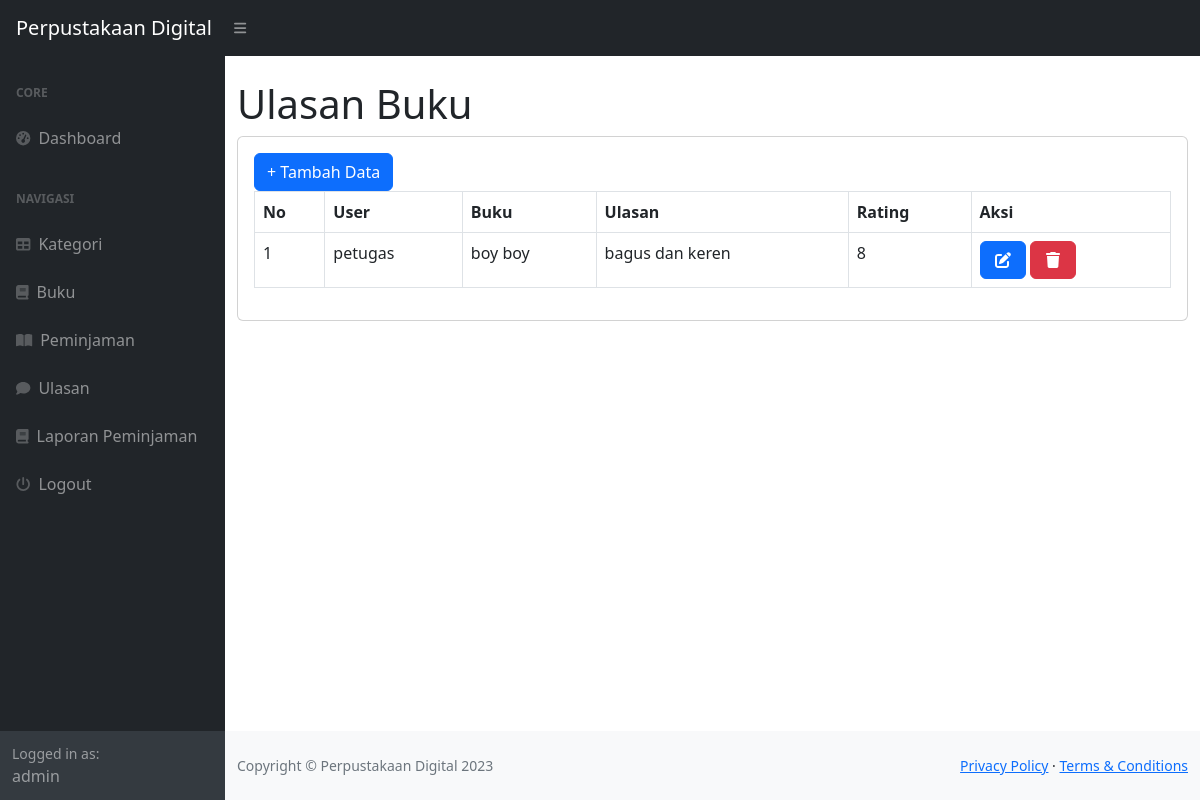
The app's page /index.php?page=ulasan (signed in) with its own data.
### tables this page shows
CREATE TABLE `ulasan` (
  `ulasan_id` int(11) NOT NULL,
  `user_id` int(11) NOT NULL,
  `buku_id` int(11) NOT NULL,
  `ulasan` text NOT NULL,
  `rating` int(11) NOT NULL
);

CREATE TABLE `user` (
  `user_id` int(11) NOT NULL,
  `nama` varchar(255) NOT NULL,
  `username` varchar(255) NOT NULL,
  `password` varchar(255) NOT NULL,
  `email` varchar(255) NOT NULL,
  `alamat` text NOT NULL,
  `no_telepon` varchar(255) NOT NULL,
  `level` enum('petugas','peminjam','admin') NOT NULL
);

CREATE TABLE `buku` (
  `buku_id` int(11) NOT NULL,
  `judul` varchar(255) NOT NULL,
  `penulis` varchar(255) NOT NULL,
  `penerbit` varchar(255) NOT NULL,
  `tahun_terbit` int(11) NOT NULL,
  `id_kategori` int(11) NOT NULL
);

### ulasan.php (the view)
<h1 class="mt-4">Ulasan Buku</h1>
<div class="card">
    <div class="card-body">
        <div class="row">
            <div class="col-md-12">
                <a href="?page=ulasan_tambah" class="btn btn-primary">+ Tambah Data</a>
                <table class="table table-bordered" id="dataTable" width="100" cellspacing="0">
                    <tr>
                        <th>No</th>
                        <th>User</th>
                        <th>Buku</th>
                        <th>Ulasan</th>
                        <th>Rating</th>
                        <th>Aksi</th>
                    </tr>
                    <?php
                    $i = 1;
                        $query = mysqli_query($koneksi, "SELECT*FROM ulasan LEFT JOIN user on user.user_id = ulasan.user_id LEFT JOIN buku on buku.buku_id = ulasan.buku_id");
                        while($data = mysqli_fetch_array($query)){
                            ?>
                            <tr>
                                <td><?php echo $i++; ?></td>
                                <td><?php echo $data['nama']; ?></td>
                                <td><?php echo $data['judul']; ?></td>
                                <td><?php echo $data['ulasan']; ?></td>
                                <td><?php echo $data['rating']; ?></td>
                                 <td>
                                    <a href="?page=ulasan_ubah&&id=<?php echo $data['ulasan_id']; ?>" class="btn btn-primary"><i class="fa fa-fw fa-edit"></i></a>
                                    <a onclick="return confirm('Apakah anda yakin ingin menghapus data ini?');" href="?page=ulasan_hapus&&id=<?php echo $data['ulasan_id']; ?>
                                    =" class="btn btn-danger"><i class="fa fa-fw fa-trash"></i></a>
                                 </td>
                            </tr>
                        <?php
                        }
                        ?>
                </table>
            </div>
        </div>
    </div>
</div>

### records on screen
ulasan: user.nama "petugas", buku.judul "boy boy", ulasan "bagus dan keren", rating "8"

### other values on screen
$_SESSION['user']['nama'] "admin"
